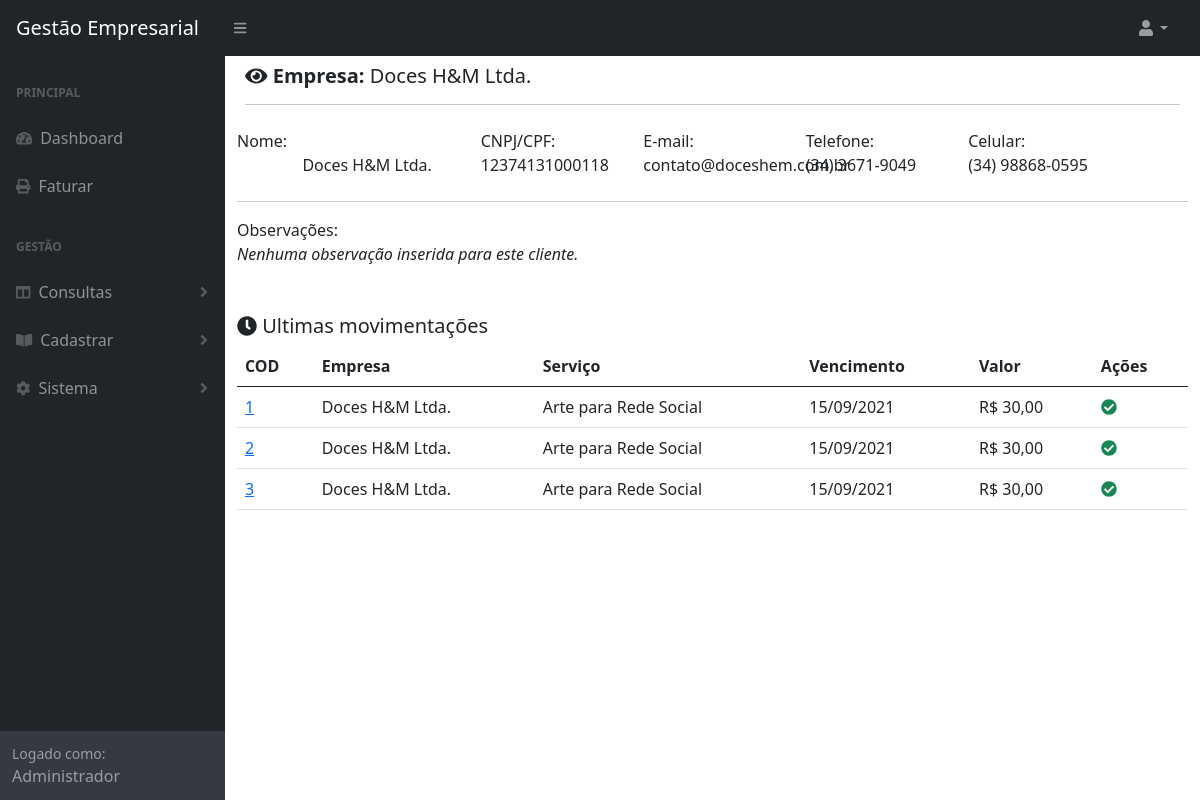
The page /index.php?pg=4&cliente=1 (signed in) on the database its author committed.
### tables this page shows
CREATE TABLE `clientes` (
  `id` int(10) NOT NULL,
  `nome` varchar(150) NOT NULL,
  `cnpjcpf` varchar(25) DEFAULT NULL,
  `telefone` varchar(13) DEFAULT NULL,
  `celular` varchar(14) DEFAULT NULL,
  `email` varchar(150) DEFAULT NULL,
  `p_juridica` tinyint(1) NOT NULL,
  `obs` text
);

CREATE TABLE `vendas` (
  `id_venda` int(10) NOT NULL,
  `cliente` int(10) NOT NULL,
  `servico` varchar(100) NOT NULL,
  `descricao` text,
  `data_venda` date DEFAULT NULL,
  `data_venc` date NOT NULL,
  `qnt` int(10) NOT NULL,
  `valor_unitario` float DEFAULT NULL,
  `pago` tinyint(1) NOT NULL,
  `obs` text NOT NULL,
  `img` varchar(150) NOT NULL DEFAULT '0'
);

CREATE TABLE `servicos` (
  `id_servico` int(10) NOT NULL,
  `servico` varchar(100) NOT NULL,
  `custo` float NOT NULL,
  `valor_uni` float NOT NULL
);

### classes/database.php (called while the page is built, shortened)
<?php
if (!class_exists('BancoDeDados')) {
  class BancoDeDados
  {
    private $array_dados;
    public $pdo;
    public $banco;
    public function __construct()
    {
      try {
        $host = 'localhost';
        $usuario = 'root';
        $senha = '';
        $db = 'erpexata';
        $this->banco = $db;
        $this->pdo = new PDO("mysql:dbname=" . $db . ";host=" . $host, $usuario, $senha);
        $this->pdo->exec("set names utf8");
      } catch (PDOException $e) {
        echo '<div class="alert alert-danger"><b>Erro:</b> não foi possivel se conectar a ' . $this->banco . ' - <b>Detalhes:</b> ' . $e->getMessage() . '</div>';
      }
    }
    public function query($sql)
    {
      $query = $this->pdo->query($sql);
      $this->linhas = $query->rowCount();
      $this->array_dados = $query->fetchAll();
    }
    public function linhas()
    {
      return $this->linhas;
    }
    public function result()
    {
      return $this->array_dados;
    }
  }
}

### funcoes/funcoes.php (called while the page is built, shortened)
 <?php
    function formatar($mask,$string){
            return  vsprintf($mask, str_split($string));
    }
?>

### paginas/detalhes_cliente.php (the view, shortened to what this page needs)
<?php
  include_once("funcoes/funcoes.php");
  $banco = new BancoDeDados;
  $clienteId = (int)$_GET['cliente'];
  $banco->query("SELECT * FROM clientes where id = ".$clienteId);
  foreach ($banco->result() as $dados) {}
?>
<div class="container-fluid">
<div class="row p-2">
  <div class="col-md-12 cor-txt-padrao">
    <h5><li class="fa fa-eye"></li> <b>Empresa: </b> <?php echo $dados['nome']; ?></h5>
    <hr/>
  </div>
</div>
<div class="row mb-2">
  <div class="col-md-3 mb-2">
      <label class="label-detalhes mb-0" for="nome">Nome:</label>
        <div id="nome">
          <?php
            if ($dados["p_juridica"] == 0)
            {
              echo "<span class='badge badge-primary'>Física</span>";
            }else
            {
              echo "<span class='badge badge-secondary'>Jurídica</span>";
            }
            echo " ".$dados["nome"];
          ?>
        </div>
  </div>
  <div class="col-md-2 mb-2">
      <label class="label-detalhes mb-0" for="email">CNPJ/CPF:</label>
        <div id="cnpj"><?php echo $dados["cnpjcpf"]; ?></div>
  </div>
  <div class="col-md-2 mb-2">
      <label class="label-detalhes mb-0" for="email">E-mail:</label>
        <div id="email"><?php echo $dados["email"]; ?></div>
  </div>
  <div class="col-md-2 mb-2">
      <label class="label-detalhes mb-0" for="telefone">Telefone:</label>
        <div id="telefone"><?php echo @formatar('(%s%s) %s%s%s%s-%s%s%s%s', $dados["telefone"]); ?></div>
  </div>
  <div class="col-md-2 mb-2">
      <label class="label-detalhes mb-0" for="celular">Celular:</label>
        <div id="celular"><?php echo @formatar('(%s%s) %s%s%s%s%s-%s%s%s%s', $dados["celular"]); ?> </div>
  </div>
</div>
<hr/>
<div class="row">
  <div class="col-md-12">
    <label class="label-detalhes mb-0" for="obs">Observações:</label>
      <div id="obs">
        <?php
          if ($dados["obs"] == '')
          {
            echo "<i>Nenhuma observação inserida para este cliente.</i>";
          }else
          {
            echo $dados["obs"];
          }
        ?>
      </div>
  </div>
</div>
<div class="row mt-5">
  <div class="col-md-12">
    <h5 class="cor-txt-padrao"><li class="fa fa-clock"></li> Ultimas movimentações</h5>
<table id="exemple" class="table">
    <thead class="cor-txt-padrao">
      <th scope="col">COD</th>
      <th scope="col">Empresa</th>
      <th scope="col">Serviço</th>
      <th scope="col">Vencimento</th>
      <th scope="col">Valor</th>
      <th scope="col">Ações</th>
    </thead>
      <tbody>
        <tr>
          <?php
            $banco->query("SELECT * FROM vendas, clientes, servicos WHERE vendas.cliente = clientes.id AND clientes.id = $clienteId AND vendas.servico = servicos.id_servico ORDER BY vendas.id_venda");
            $total = $banco->linhas();
              if ($total != 0)
              {
                foreach ($banco->result() as $dados)
                {
                  $idVenda = $dados['id_venda'];
            ?>
                  <td><a href="index.php?pg=9&cliente=<?php echo $clienteId; ?>&venda=<?php echo $idVenda ?>"><?php echo $idVenda ?></a></td>
                  <td><?php echo $dados['nome']; ?></td>
                  <td><?php echo $dados['servico']; ?></td>
                  <td <?php ?> >
                      <?php
                        $data_Venc = new DateTime($dados['data_venc']);
                        echo $data_Venc->format('d/m/Y');
                      ?>
                </td>
                  <td>
                      <?php
                        $valor_total = $dados['valor_unitario']*$dados['qnt'];
                        echo 'R$ '.number_format($valor_total,2, ',', '.').' ';
                      ?>
                    </td>
                    <td>
                    <?php
                      if ($dados['pago'] == 0)
                      {
                        echo "<a href='index.php?pg=4&cliente=$clienteId&baixar=$idVenda' class='text-success'><li class='fa fa-check-circle'></li></a>";
                        }else{
                          echo "<a href='index.php?pg=4&cliente=$clienteId&refaturar=$idVenda' class='text-danger'><li class='fa fa-times-circle'></li></a>";
                      }
                      ?>
                    </td>
          </tr>
            <?php
                }
              }else
              {
                echo "Nada encontrado";
              }
          ?>
      </tbody>
    </table>
</div>
</div>
</div>

### rows shown on the page
clientes: nome "Doces H&M Ltda.", cnpjcpf "12374131000118", email "contato@doceshem.com.br", telefone "(34) 3671-9049", celular "(34) 98868-0595"
vendas: id_venda "1", cliente.nome "Doces H&M Ltda.", servicos.servico "Arte para Rede Social", data_venc "15/09/2021", valor_total "30,00"
vendas: id_venda "2", cliente.nome "Doces H&M Ltda.", servicos.servico "Arte para Rede Social", data_venc "15/09/2021", valor_total "30,00"
vendas: id_venda "3", cliente.nome "Doces H&M Ltda.", servicos.servico "Arte para Rede Social", data_venc "15/09/2021", valor_total "30,00"
